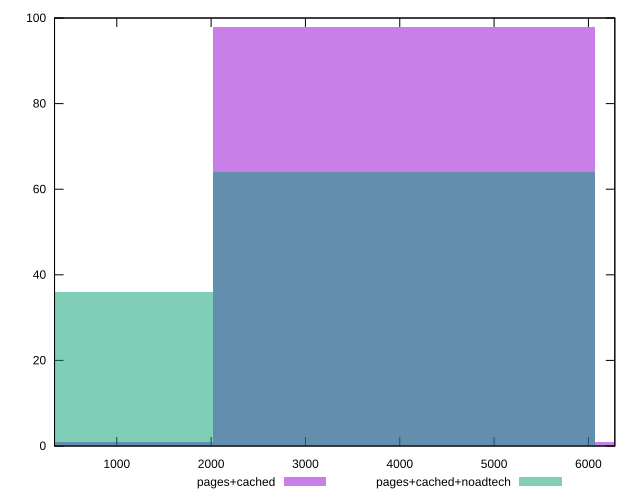

The gnuplot source for this figure:
reset

$pagesCached <<EOF
4048.7339430161164 98
8097.467886032233 1
0 1
EOF

$pagesCachedNoadtech <<EOF
4048.7339430161164 64
0 36
EOF

set key outside below
set boxwidth 4048.7339430161164
set xrange [340:6280]
set yrange [0:100]
set trange [0:100]
set style fill transparent solid 0.5 noborder
set terminal svg size 640, 500 enhanced background rgb 'white'
set output "report_00014_2021-02-09T15:56:05.503Z/unused-javascript/comparison/histogram/1_vs_2.svg"

plot $pagesCached title "pages+cached" with boxes, \
     $pagesCachedNoadtech title "pages+cached+noadtech" with boxes

reset
